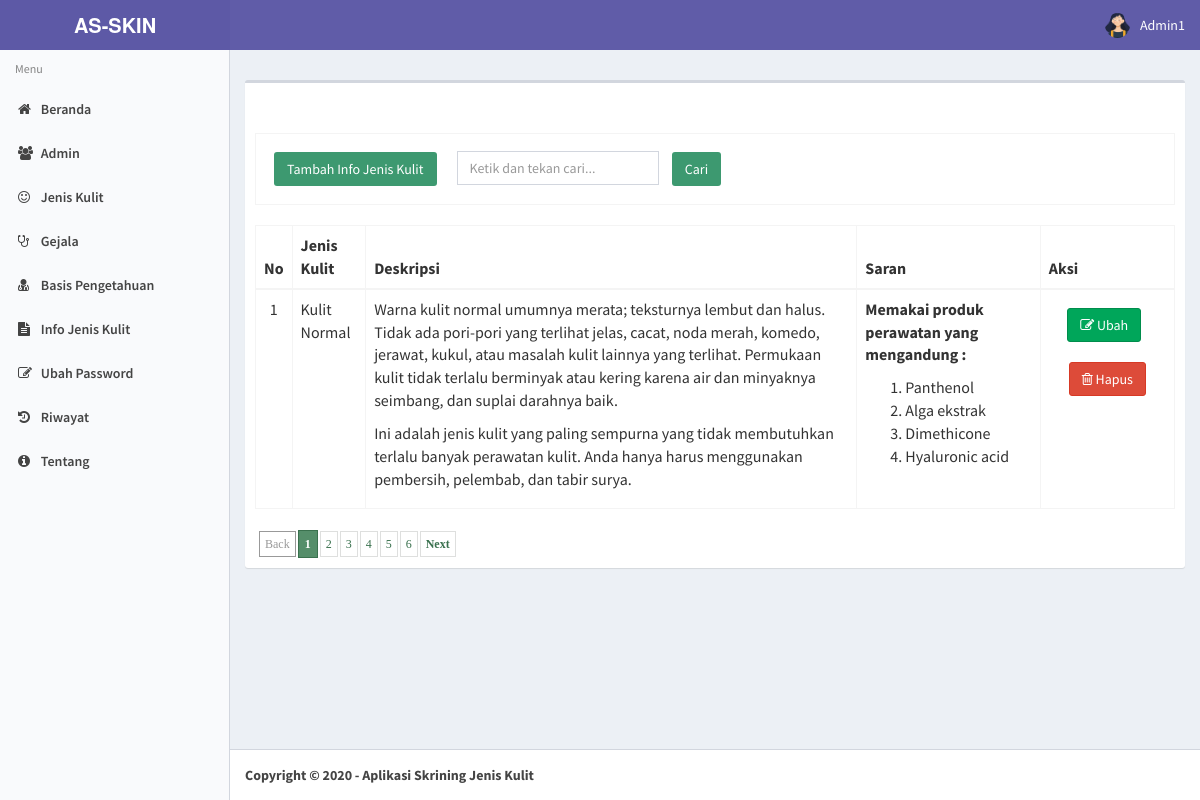
Page /post (signed in) on the committed database.
### tables this page shows
CREATE TABLE `tb_posting` (
  `kd_posting` int(11) NOT NULL,
  `nama_post` varchar(50) NOT NULL,
  `des_post` text NOT NULL,
  `saran_post` text NOT NULL,
  `gambar` varchar(500) NOT NULL
);

### modul/post/post.php (the view, shortened to what this page needs)
<?php
$aksi = "modul/post/aksi_post.php";
switch ($_GET[act]) {
    default:
        $offset = $_GET['offset'];
        $limit = 1;
        if (empty($offset)) {
            $offset = 0;
        }
        $tampil = mysql_query("SELECT * FROM tb_posting ORDER BY kd_posting");
        echo "<form method=POST action='?module=post' name=text_form onsubmit='return Blank_TextField_Validator_Cari()'>
          <br><br><table class='table table-bordered'>
		  <tr><td><input class='btn bg-olive margin' type=button name=tambah value='Tambah Info Jenis Kulit' onclick=\"window.location.href='post/tambahpost';\"><input type=text name='keyword' style='margin-left: 10px;' placeholder='Ketik dan tekan cari...' class='form-control' value='$_POST[keyword]' /> <input class='btn bg-olive margin' type=submit value='   Cari   ' name=Go></td> </tr>
          </table></form>";
        $baris = mysql_num_rows($tampil);
        if ($_POST[Go]) {
            $numrows = mysql_num_rows(mysql_query("SELECT * FROM tb_posting where nama_post like '%$_POST[keyword]%'"));
            if ($numrows > 0) {
                echo "<div class='alert alert-success alert-dismissible'>
                <h4><i class='icon fa fa-check'></i> Sukses!</h4>
                Info jenis kulit yang anda cari di temukan.
              </div>";
                $i = 1;
                echo" <table class='table table-bordered' style='overflow-x=auto' cellpadding='0' cellspacing='0'>
          <thead>
            <tr>
              <th>No</th>
              <th>Jenis Kulit</th>
      			  <th>Deskripsi</th>
      			  <th>Saran</th>
              <th>Aksi</th>
            </tr>
          </thead>
		  <tbody>";
                $hasil = mysql_query("SELECT * FROM tb_posting where nama_post like '%$_POST[keyword]%'");
                $no = 1;
                $counter = 1;
                while ($r = mysql_fetch_array($hasil)) {
                    if ($counter % 2 == 0)
                        $warna = "dark";
                    else
                        $warna = "light";
                    echo "<tr class='" . $warna . "'>
			 <td align=center>$no</td>
			 <td>$r[nama_post]</td>
			 <td>$r[des_post]</td>
			 <td>$r[saran_post]</td>
			 <td align=center><a type='button' class='btn btn-success margin' href=post/editpost/$r[kd_posting]><i class='fa fa-pencil-square-o' aria-hidden='true'></i> Ubah </a> &nbsp;
	          <a type='button' class='btn btn-danger margin' href=\"JavaScript: confirmIt('Anda yakin akan menghapusnya ?','$aksi?module=post&act=hapus&id=$r[kd_posting]','','','','u','n','Self','Self')\" onMouseOver=\"self.status=''; return true\" onMouseOut=\"self.status=''; return true\"> <i class='fa fa-trash-o' aria-hidden='true'></i> Hapus</a>
             </td></tr>";
                    $no++;
                    $counter++;
                }
                echo "</tbody></table>";
            }
            else {
                echo "<div class='alert alert-danger alert-dismissible'>
                <h4><i class='icon fa fa-ban'></i> Gagal!</h4>
                Maaf, Info jenis kulit yang anda cari tidak ditemukan , silahkan inputkan dengan benar dan cari kembali.
              </div>";
            }
        } else {
            if ($baris > 0) {
                echo" <table class='table table-bordered' style='overflow-x=auto' cellpadding='0' cellspacing='0'>
          <thead>
            <tr>
              <th>No</th>
              <th>Jenis Kulit</th>
      			  <th>Deskripsi</th>
      			  <th>Saran</th>
              <th>Aksi</th>
            </tr>
          </thead>
		  <tbody>
		  ";
                $hasil = mysql_query("SELECT * FROM tb_posting ORDER BY kd_posting limit $offset,$limit");
                $no = 1 + $offset;
                while ($r = mysql_fetch_array($hasil)) {
						if (strlen($r[saran]) > 150)
					{
						$maxLength = 140;
						$r[saran] = substr($r[saran], 0, $maxLength);
						}
                    else
                        $warna = "light";
                    echo "<tr class='" . $warna . "'>
			 <td align=center>$no</td>
			 <td>$r[nama_post]</td>
			 <td>$r[des_post]</td>
			 <td>$r[saran_post]</td>
			 <td align=center>
			 <a type='button' class='btn btn-success margin' href=post/editpost/$r[kd_posting]><i class='fa fa-pencil-square-o' aria-hidden='true'></i> Ubah </a> &nbsp;
	          <a type='button' class='btn btn-danger margin' href=\"JavaScript: confirmIt('Anda yakin akan menghapusnya ?','$aksi?module=post&act=hapus&id=$r[kd_posting]','','','','u','n','Self','Self')\" onMouseOver=\"self.status=''; return true\" onMouseOut=\"self.status=''; return true\">
			  <i class='fa fa-trash-o' aria-hidden='true'></i> Hapus</a>
             </td></tr>";
                    $no++;
                }
                echo "</tbody></table>";
                echo "<div class=paging>";
                if ($offset != 0) {
                    $prevoffset = $offset - 10;
                    echo "<span class=prevnext> <a href=index.php?module=post&offset=$prevoffset>Back</a></span>";
                } else {
                    echo "<span class=disabled>Back</span>";
                }
                $halaman = intval($baris / $limit);
                for ($i = 1; $i <= $halaman; $i++) {
                    $newoffset = $limit * ($i - 1);
                    if ($offset != $newoffset) {
                        echo "<a href=index.php?module=post&offset=$newoffset>$i</a>";
                    } else {
                        echo "<span class=current>" . $i . "</span>";
                    }
                }
                if (!(($offset / $limit) + 1 == $halaman) && $halaman != 1) {
                    $newoffset = $offset + $limit;
                    echo "<span class=prevnext><a href=index.php?module=post&offset=$newoffset>Next</a>";
                } else {
                    echo "<span class=disabled>Next</span>";
                }
                echo "</div>";
            } else {
                echo "<br><b>Data Kosong !</b>";
            }
        }
        break;
}
?>

### css/paging.css (style rules this page uses)
div.paging { padding:2px; margin:2px; text-align:left; font-family:Tahoma; font-size:12px; }
div.paging a { padding:5px 5px 5px 5px; margin-right:2px; border:1px solid #DEDFDE; text-decoration:none; color:#3a714e; }
div.paging span.current { padding:6px 6px 6px 6px; margin-right:2px; border:1px solid #3a714e; font-weight:bold; background-color:#558e6a; color:#FFFFFF; }
div.paging span.disabled { padding:5px 5px 5px 5px; margin-right:2px; border:1px solid #999999; color:#999999; }
div.paging span.prevnext { font-weight:bold; }

### css/style.css (style rules this page uses)
div.paging { margin-top: 25px; }

### rows in the picture
tb_posting: nama_post "Kulit Normal", des_post "Warna kulit normal umumnya merata; teksturnya lembut dan halus. Tidak ada pori-pori yang terlihat jelas, cacat, noda merah, komedo, jerawat, kukul, atau masalah kulit lainnya yang terlihat. Permukaan kulit tidak terlalu berminyak atau kering karena air dan minyaknya seimbang, dan suplai darahnya baik. Ini adalah jenis kulit yang paling sempurna yang tidak membutuhkan terlalu banyak perawatan kulit. Anda hanya harus menggunakan pembersih, pelembab, dan tabir surya.", saran_post "Memakai produk perawatan yang mengandung : Panthenol Alga ekstrak Dimethicone Hyaluronic acid"

### other values in the picture
$_SESSION['username'] "Admin1"
